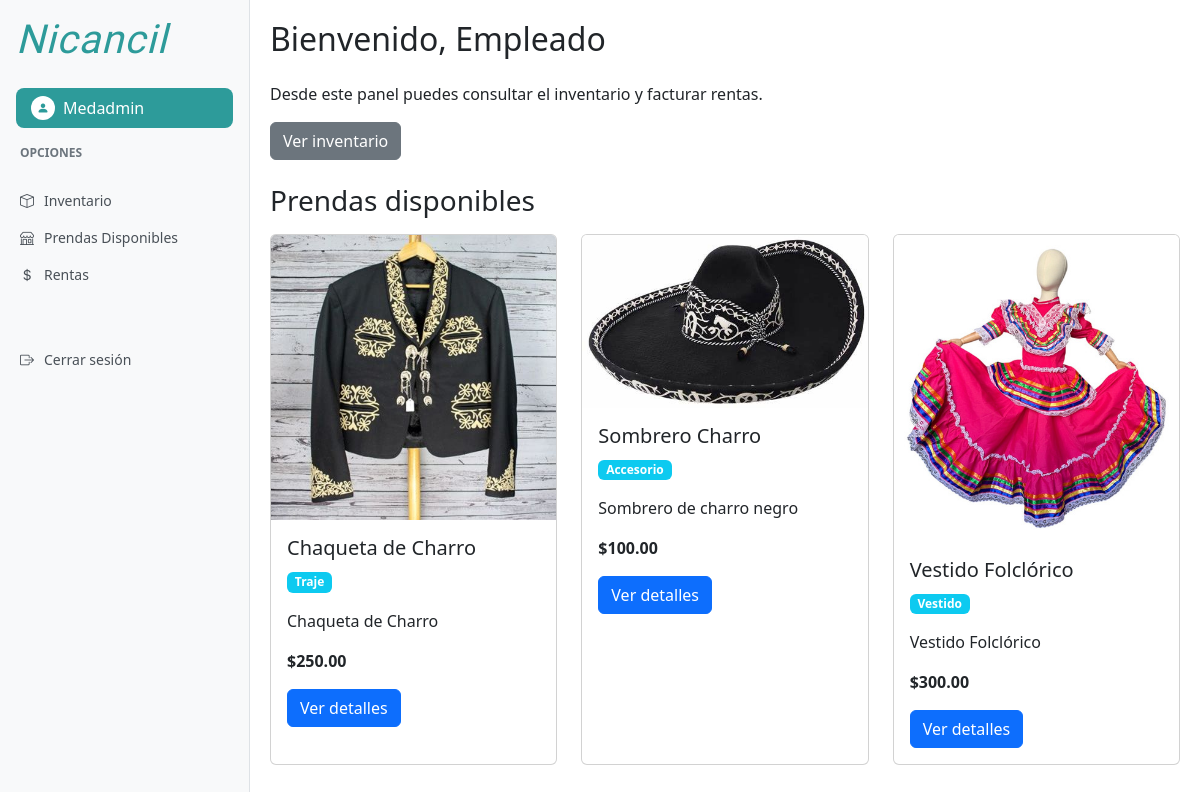
Page /dashboard/ (signed in) on the committed database.
### usuarios/models.py (models this page shows)
class Usuario(AbstractUser):
    ROLES=(
        ("admin", "Administrador"),
        ("emp", "Empleado"),
        )
    rol=models.CharField(max_length=10, choices=ROLES, default="emp")

### inventario/models.py (models this page shows, shortened)
class Prenda(models.Model):
    TIPOS = (
        ('traje', 'Traje'),
        ('vestido', 'Vestido'),
        ('accesorio', 'Accesorio'),
    )
    ESTATUS = (
        ('disponible', 'Disponible'),
        ('apartado', 'Apartado'),
        ('en_uso', 'En Uso'),
        ('dañado', 'Dañado'),
        ('mantenimiento', 'En Mantenimiento'),
        ('lavanderia', 'En Lavandería'),
    )
    GENEROS = (
        ('hombre', 'Hombre'),
        ('mujer', 'Mujer'),
        ('unisex', 'Unisex'),
    )
    nombre = models.CharField(max_length=100)
    descripcion = models.TextField()
    precio = models.DecimalField(max_digits=10, decimal_places=2)
    tipo = models.CharField(max_length=20, choices=TIPOS, default='traje')
    color = models.CharField(max_length=50, blank=True)
    estatus = models.CharField(max_length=20, choices=ESTATUS, default='disponible')
    tallas = models.CharField(max_length=50, blank=True)
    genero = models.CharField(max_length=10, choices=GENEROS, default='unisex')
    lugar = models.CharField(max_length=100, blank=True, verbose_name="Lugar o sitio del traje")
    cantidad = models.PositiveIntegerField(default=1)
    imagen = models.ImageField(upload_to='prendas/', null=True, blank=True)
    fecha_creacion = models.DateTimeField(auto_now_add=True)

### usuarios/views.py (the view)
# urls.py: path('dashboard/', views.dashboard, name='dashboard'),
@login_required
def dashboard(request):
    from inventario.models import Prenda
    prendas = Prenda.objects.all()
    if request.user.rol == 'admin':
        return render(request, "usuarios/dashboard_admin.html", {'prendas': prendas})
    elif request.user.rol == 'emp':
        return render(request, "usuarios/dashboard_empleado.html", {'prendas': prendas})
    else:
        return redirect('logout')

### templates/usuarios/dashboard_empleado.html (shortened to what this page needs)
{% extends 'base_dashboard.html' %}
{% block content %}
    <h2 class="mb-4">Bienvenido, Empleado</h2>
    <p>Desde este panel puedes consultar el inventario y facturar rentas.</p>
    <div class="mb-4">
        <a href="{% url 'inventario' %}" class="btn btn-secondary">Ver inventario</a>
    </div>
    <h3 class="mb-3">Prendas disponibles</h3>
    <div class="row">
        {% for prenda in prendas %}
            <div class="col-md-4 mb-4">
                <div class="card h-100">
                    {% if prenda.imagen %}
                        <img src="{{ prenda.imagen.url }}" class="card-img-top" alt="{{ prenda.nombre }}">
                    {% else %}
                        <div class="card-img-top bg-light text-center py-5">Sin imagen</div>
                    {% endif %}
                    <div class="card-body">
                        <h5 class="card-title">{{ prenda.nombre }}</h5>
                        <p class="card-text"><span class="badge bg-info">{{ prenda.get_tipo_display }}</span></p>
                        <p class="card-text">{{ prenda.descripcion|truncatechars:100 }}</p>
                        <p class="card-text"><strong>${{ prenda.precio }}</strong></p>
                        <a href="{% url 'prenda_detalle' prenda.pk %}" class="btn btn-primary">Ver detalles</a>
                    </div>
                </div>
            </div>
        {% empty %}
            <div class="col-12">
                <p>No hay prendas disponibles.</p>
            </div>
        {% endfor %}
    </div>
{% endblock %}

### templates/base_dashboard.html (shortened to what this page needs)
<!DOCTYPE html>
<html lang="es">
<head>
    <link href="https://cdn.jsdelivr.net/npm/bootstrap@5.3.2/dist/css/bootstrap.min.css" rel="stylesheet">
    <link href="https://cdn.jsdelivr.net/npm/bootstrap-icons@1.10.0/font/bootstrap-icons.css" rel="stylesheet">
    {% load static %}
    <link rel="stylesheet" type="text/css" href="{% static 'css/dashboard.css' %}">
</head>
<body>
    <div class="sidebar position-fixed">
        <div class="p-3">
            <h1 class="nicancil-font text-nicancil-teal mb-4">Nicancil</h1>
            <div class="user-profile">
                <div class="user-icon">
                    <i class="bi bi-person-fill"></i>
                </div>
                <span>{{ user.username }}</span>
            </div>
        </div>
        <div class="sidebar-section-title">Opciones</div>
        <nav class="sidebar-nav">
            <a href="{% url 'inventario' %}" class="sidebar-nav-item {% if request.path == '/inventario/' %}active{% endif %}">
                <i class="bi bi-box"></i>
                Inventario
            </a>
            <a href="{% url 'prenda_lista' %}" class="sidebar-nav-item {% if request.path == '/tienda/' %}active{% endif %}">
                <i class="bi bi-shop"></i>
                Prendas Disponibles
            </a>
            <a href="{% url 'lista_rentas' %}" class="sidebar-nav-item {% if '/rentas/' in request.path %}active{% endif %}">
                <i class="bi bi-currency-dollar"></i>
                Rentas
            </a>
            <a href="{% url 'logout' %}" class="sidebar-nav-item mt-5">
                <i class="bi bi-box-arrow-right"></i>
                Cerrar sesión
            </a>
        </nav>
    </div>
    <div class="main-content-wrapper">
        {% block content %}{% endblock %}
    </div>
</body>
</html>

### static/css/dashboard.css (style rules this page uses)
:root { --nicancil-teal: #2D9B9A; }
.text-nicancil-teal { color: var(--nicancil-teal) !important; }
.nicancil-font { font-family: 'Great Vibes', cursive; font-weight: 400; letter-spacing: 1px; font-style: italic; font-size: 2.5rem; color: var(--nicancil-teal); }
.sidebar { min-height: 100vh; background-color: #f8f9fa; border-right: 1px solid #dee2e6; width: 250px; }
.main-content-wrapper { margin-left: 250px; min-height: 100vh; padding: 20px; }
.user-profile { background-color: var(--nicancil-teal); color: white; padding: 8px 15px; border-radius: 8px; display: flex; align-items: center; gap: 8px; font-weight: 500; }
.user-icon { background-color: white; color: var(--nicancil-teal); width: 24px; height: 24px; border-radius: 50%; display: flex; align-items: center; justify-content: center; font-size: 12px; }
.sidebar-nav { padding: 0; margin-top: 20px; }
.sidebar-section-title { color: #6c757d; font-size: 12px; font-weight: 600; text-transform: uppercase; margin-bottom: 10px; padding: 0 20px; }
.sidebar-nav-item { display: flex; align-items: center; padding: 8px 20px; color: #495057; text-decoration: none; font-size: 14px; gap: 10px; }

### rows in the picture
Usuario: username "Medadmin"
Prenda: imagen (picture), nombre "Chaqueta de Charro", tipo "Traje", descripcion "Chaqueta de Charro", precio "250.00"
Prenda: imagen (picture), nombre "Sombrero Charro", tipo "Accesorio", descripcion "Sombrero de charro negro", precio "100.00"
Prenda: imagen (picture), nombre "Vestido Folclórico", tipo "Vestido", descripcion "Vestido Folclórico", precio "300.00"
